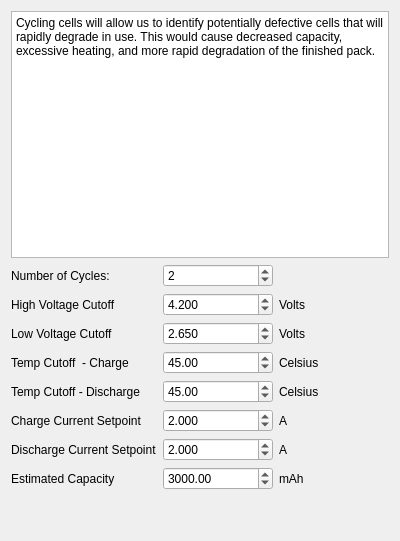
<?xml version="1.0" encoding="UTF-8"?>
<ui version="4.0">
 <class>wizardPageTwo</class>
 <widget class="QWidget" name="wizardPageTwo">
  <property name="geometry">
   <rect>
    <x>0</x>
    <y>0</y>
    <width>400</width>
    <height>541</height>
   </rect>
  </property>
  <property name="windowTitle">
   <string>Form</string>
  </property>
  <layout class="QVBoxLayout" name="verticalLayout">
   <item>
    <widget class="QPlainTextEdit" name="plainTextEdit">
     <property name="focusPolicy">
      <enum>Qt::NoFocus</enum>
     </property>
     <property name="tabChangesFocus">
      <bool>true</bool>
     </property>
     <property name="undoRedoEnabled">
      <bool>false</bool>
     </property>
     <property name="readOnly">
      <bool>true</bool>
     </property>
     <property name="plainText">
      <string>Cycling cells will allow us to identify potentially defective cells that will rapidly degrade in use. This would cause decreased capacity, excessive heating, and more rapid degradation of the finished pack.</string>
     </property>
    </widget>
   </item>
   <item>
    <layout class="QGridLayout" name="gridLayout_2">
     <item row="2" column="1">
      <widget class="QDoubleSpinBox" name="hvCutoffSB">
       <property name="decimals">
        <number>3</number>
       </property>
       <property name="minimum">
        <double>-99999999999999.000000000000000</double>
       </property>
       <property name="maximum">
        <double>9999999999999.000000000000000</double>
       </property>
       <property name="value">
        <double>4.200000000000000</double>
       </property>
      </widget>
     </item>
     <item row="5" column="0">
      <widget class="QLabel" name="label_6">
       <property name="text">
        <string>Temp Cutoff - Discharge</string>
       </property>
      </widget>
     </item>
     <item row="8" column="0">
      <widget class="QLabel" name="label_4">
       <property name="text">
        <string>Estimated Capacity</string>
       </property>
      </widget>
     </item>
     <item row="6" column="2">
      <widget class="QLabel" name="label_25">
       <property name="text">
        <string>A</string>
       </property>
      </widget>
     </item>
     <item row="4" column="0">
      <widget class="QLabel" name="label_14">
       <property name="text">
        <string>Temp Cutoff  - Charge</string>
       </property>
      </widget>
     </item>
     <item row="9" column="0">
      <spacer name="verticalSpacer">
       <property name="orientation">
        <enum>Qt::Vertical</enum>
       </property>
       <property name="sizeHint" stdset="0">
        <size>
         <width>20</width>
         <height>40</height>
        </size>
       </property>
      </spacer>
     </item>
     <item row="1" column="1">
      <widget class="QSpinBox" name="cycles">
       <property name="value">
        <number>2</number>
       </property>
      </widget>
     </item>
     <item row="4" column="1">
      <widget class="QDoubleSpinBox" name="htCutoffSB">
       <property name="value">
        <double>45.000000000000000</double>
       </property>
      </widget>
     </item>
     <item row="5" column="1">
      <widget class="QDoubleSpinBox" name="ltCutoffSB">
       <property name="minimum">
        <double>-273.000000000000000</double>
       </property>
       <property name="value">
        <double>45.000000000000000</double>
       </property>
      </widget>
     </item>
     <item row="2" column="2">
      <widget class="QLabel" name="label_16">
       <property name="text">
        <string>Volts</string>
       </property>
      </widget>
     </item>
     <item row="6" column="0">
      <widget class="QLabel" name="label_10">
       <property name="text">
        <string>Charge Current Setpoint</string>
       </property>
      </widget>
     </item>
     <item row="3" column="0">
      <widget class="QLabel" name="label_8">
       <property name="text">
        <string>Low Voltage Cutoff</string>
       </property>
      </widget>
     </item>
     <item row="3" column="2">
      <widget class="QLabel" name="label_17">
       <property name="text">
        <string>Volts</string>
       </property>
      </widget>
     </item>
     <item row="1" column="0">
      <widget class="QLabel" name="label_2">
       <property name="toolTip">
        <string extracomment="Recommend charge and discharge cycles for breaking in new cells.">Recommend charge and discharge cycles for breaking in new cells.</string>
       </property>
       <property name="toolTipDuration">
        <number>-1</number>
       </property>
       <property name="text">
        <string>Number of Cycles: </string>
       </property>
      </widget>
     </item>
     <item row="2" column="0">
      <widget class="QLabel" name="label_3">
       <property name="text">
        <string>High Voltage Cutoff</string>
       </property>
      </widget>
     </item>
     <item row="4" column="2">
      <widget class="QLabel" name="label_20">
       <property name="text">
        <string>Celsius</string>
       </property>
      </widget>
     </item>
     <item row="5" column="2">
      <widget class="QLabel" name="label_21">
       <property name="text">
        <string>Celsius</string>
       </property>
      </widget>
     </item>
     <item row="8" column="1">
      <widget class="QDoubleSpinBox" name="capacity">
       <property name="maximum">
        <double>10000.000000000000000</double>
       </property>
       <property name="value">
        <double>3000.000000000000000</double>
       </property>
      </widget>
     </item>
     <item row="8" column="2">
      <widget class="QLabel" name="label_5">
       <property name="text">
        <string>mAh</string>
       </property>
      </widget>
     </item>
     <item row="6" column="1">
      <widget class="QDoubleSpinBox" name="ccSetpoint">
       <property name="decimals">
        <number>3</number>
       </property>
       <property name="maximum">
        <double>4.000000000000000</double>
       </property>
       <property name="singleStep">
        <double>0.100000000000000</double>
       </property>
       <property name="value">
        <double>2.000000000000000</double>
       </property>
      </widget>
     </item>
     <item row="3" column="1">
      <widget class="QDoubleSpinBox" name="lvCutoffSB">
       <property name="decimals">
        <number>3</number>
       </property>
       <property name="value">
        <double>2.650000000000000</double>
       </property>
      </widget>
     </item>
     <item row="7" column="0">
      <widget class="QLabel" name="label">
       <property name="text">
        <string>Discharge Current Setpoint</string>
       </property>
      </widget>
     </item>
     <item row="7" column="1">
      <widget class="QDoubleSpinBox" name="doubleSpinBox">
       <property name="decimals">
        <number>3</number>
       </property>
       <property name="maximum">
        <double>4.000000000000000</double>
       </property>
       <property name="singleStep">
        <double>0.100000000000000</double>
       </property>
       <property name="value">
        <double>2.000000000000000</double>
       </property>
      </widget>
     </item>
     <item row="7" column="2">
      <widget class="QLabel" name="label_7">
       <property name="text">
        <string>A</string>
       </property>
      </widget>
     </item>
    </layout>
   </item>
  </layout>
 </widget>
 <tabstops>
  <tabstop>cycles</tabstop>
  <tabstop>hvCutoffSB</tabstop>
  <tabstop>lvCutoffSB</tabstop>
  <tabstop>htCutoffSB</tabstop>
  <tabstop>ltCutoffSB</tabstop>
  <tabstop>ccSetpoint</tabstop>
  <tabstop>capacity</tabstop>
  <tabstop>plainTextEdit</tabstop>
 </tabstops>
 <resources/>
 <connections/>
</ui>
